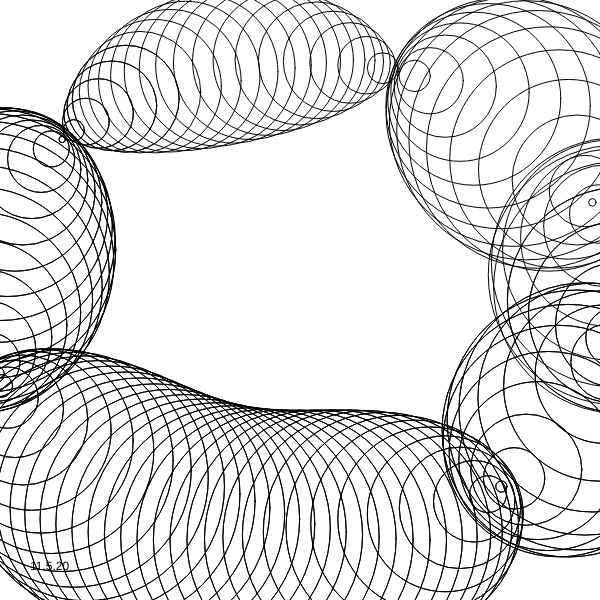
Frame 1 (no input)
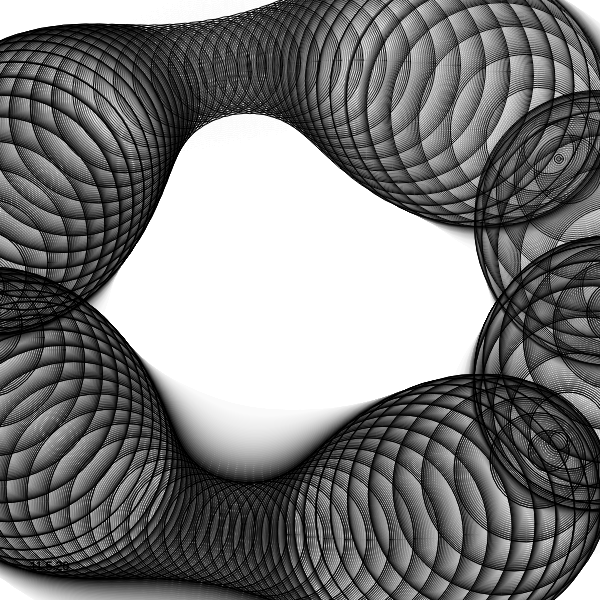
Frame 60 (no input)
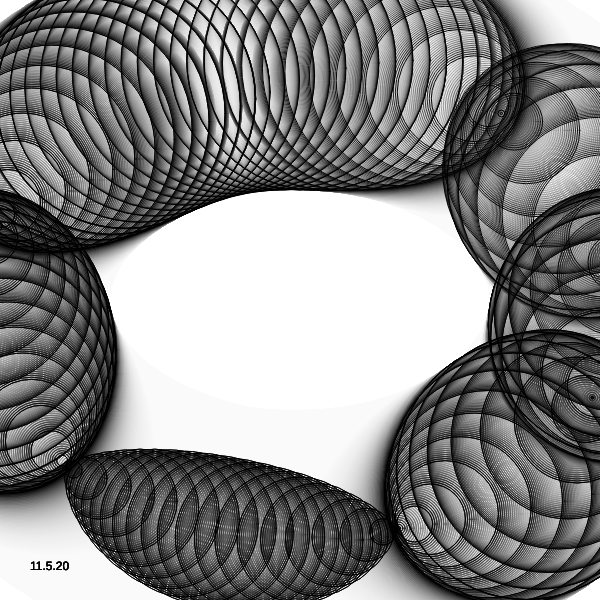
Frame 120 (the mouse pressed at the canvas centre since frame 60)

The p5.js sketch that drew these frames (run headless with seeded random() and noise() and a simulated clock; from frame 60 on, the mouse is pressed at the canvas centre):

// p5.js sketch
// ── sketch.js
let time = 0;
let lapse = 0;    // mouse timer

function setup(){
  createCanvas(600, 600);
  noStroke();
}

function draw(){
  background(255, 20);
  for(let i = 0; i <600; i+=3){
    let x = cos(radians(i)) * 320 + width / 2;
    let y = sin(radians(i)) * 240 + height / 2;
    let w = sin(radians(time+i+y )) * 260;      
    noFill();
    stroke(0)
    ellipse(x,y,w,w);
  }
  time++;
  fill(0);
  noStroke(0)
  text("11.5.20", 30, height-30)
}
